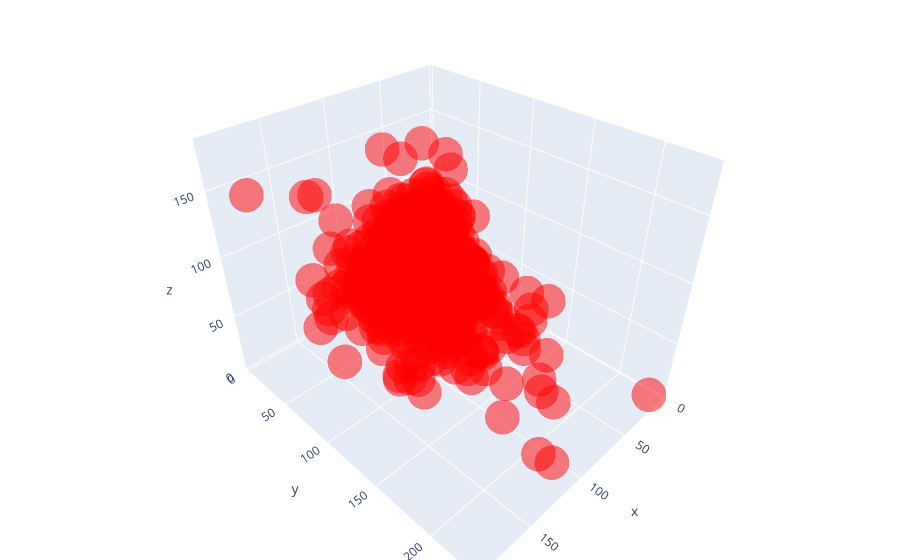

The notebook cell saved with this chart:
### Code cell
x= data['Attack']
y= data['Defense']
z= data['Speed']

fig=go.Figure(layout={'margin':{'l':0,'r':0,'b':0,'t':0}})
fig.add_trace(
                go.Scatter3d(
                x= x,
                    y=y,
                    z=z,
                    mode='markers',
                        marker=dict(
                    size=12,
                    color='#ff0000',                # set color to an array/list of desired values
                    colorscale='Viridis',   # choose a colorscale
                    opacity=0.5
                )
                )
)

### Figure 1 — Plotly figure (JSON) as saved in the notebook; plotly's stock layout.template omitted (floating-point values rounded to 4 significant figures; data arrays with more than 128 entries replaced by an {"elided": "..."} marker saying what was removed)
{"data": [{"marker": {"color": "#ff0000", "colorscale": [[0, "#440154"], [0.1111, "#482878"], [0.2222, "#3e4989"], [0.3333, "#31688e"], [0.4444, "#26828e"], [0.5556, "#1f9e89"], [0.6667, "#35b779"], [0.7778, "#6ece58"], [0.8889, "#b5de2b"], [1, "#fde725"]], "opacity": 0.5, "size": 12}, "mode": "markers", "type": "scatter3d", "x": {"elided": "800 int values"}, "y": {"elided": "800 int values"}, "z": {"elided": "800 int values"}}], "layout": {"margin": {"b": 0, "l": 0, "r": 0, "t": 0}}}
